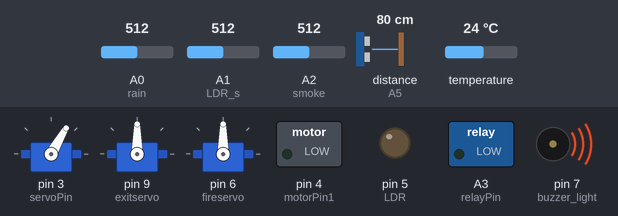
A sketch run on a simulated Arduino Uno, built with avr-gcc and run on an emulated ATmega328P. On the bench: 3 × servo, switched loads named in the sketch (green lamp = pin HIGH), output pins drawn as LEDs (lit = HIGH), buzzer (waves = sounding, pin HIGH). Wiring (inferred from the names in the program): ultrasonic range finder: trigger A4; echo A5. The inputs (shaded band) are chosen by the test bench; at power-on: A0 (rain) = 512, A2 (smoke) = 512, distance to the obstacle (sensor on A5) 80 cm, A1 (LDR_s) = 512, temperature 24 °C. The echo pulse lasts 58.3 µs per cm; pins used as bus, display or sensor lines are not drawn; what the sketch prints to the serial monitor is not drawn.

Above: at 4.2 s.
4.3 s: A0 (rain) set to 884
6.7 s: A0 (rain) set to 913
At 9.4 s:
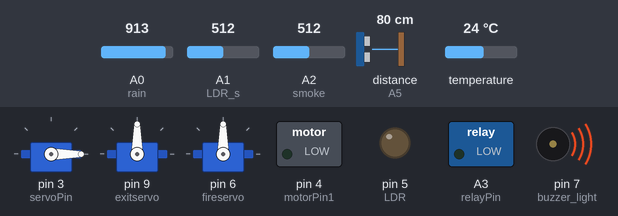
10.6 s: A2 (smoke) set to 137
13.9 s: A2 (smoke) set to 116
At 16.8 s:
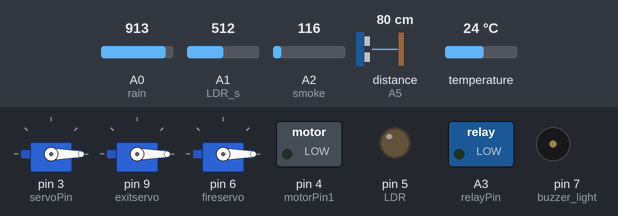
17.7 s: distance to the obstacle (sensor on A5) set to 11 cm
21.0 s: distance to the obstacle (sensor on A5) set to 8 cm
At 23.6 s:
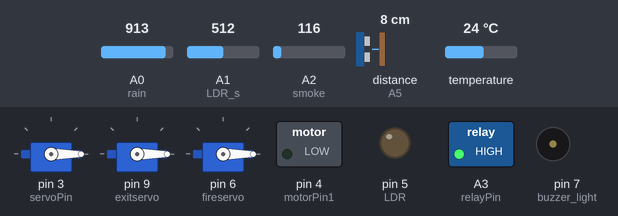
Timing chart, 0 to 25.1 s (numbered marks = the images above; inputs shaded):
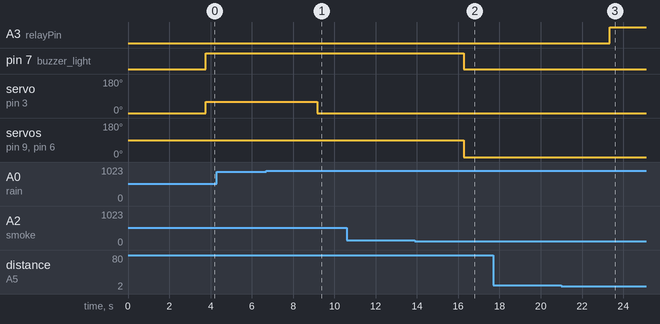

Measured:
- the behaviour switches between 899 and 900 on A0 (rain) (found by bisection; images 0 and 1)
- the behaviour switches between 131 and 130 on A2 (smoke) (found by bisection; images 1 and 2)
- the behaviour switches between 10 and 9 cm on distance to the obstacle (sensor on A5) (found by bisection; images 2 and 3)
- after the input at 4.3 s, every drawn part: stays the same
- after the input at 6.7 s, servo on pin 3 (servoPin): 60° → 0° after 2.5 s
- after the input at 10.6 s, every drawn part: stays the same
- after the input at 13.9 s, pin 7 (buzzer_light): HIGH → LOW after 2.4 s; servo on pin 9 (exitservo), servo on pin 6 (fireservo): 90° → 0° after 2.4 s
- after the input at 17.7 s, every drawn part: stays the same
- after the input at 21.0 s, A3 (relayPin): LOW → HIGH after 2.3 s

The sketch:

For_Main_Cow_House.ino
```cpp
#include <Servo.h>
#include <OneWire.h>
#include <DallasTemperature.h>

#define ONE_WIRE_BUS 2         //temperature
OneWire oneWire(ONE_WIRE_BUS);
DallasTemperature sensors(&oneWire);

int duration = 0;
int distance = 0;
float Celsius = 0;
float smokesensorValue;

int rain =A0;
int LDR_s =A1;
int smoke = A2;
const int relayPin = A3;
const int trigPin = A4;
const int echoPin = A5;
int servoPin = 3;  //shad
const int motorPin1 = 4; //fan
int LDR = 5; //LDR light
int buzzer_light = 7;
Servo myservo,exitservo,fireservo;

void setup() {
  Serial.begin(9600);
  pinMode(servoPin, OUTPUT);
  pinMode(9 , OUTPUT);
  pinMode(6, OUTPUT);
  pinMode(relayPin, OUTPUT);
  pinMode(trigPin, OUTPUT);
  pinMode(motorPin1, OUTPUT);
  pinMode(LDR, OUTPUT);
  pinMode(buzzer_light, OUTPUT);
  pinMode(echoPin, INPUT);
   pinMode(smoke, INPUT);
  myservo.attach(servoPin);
  exitservo.attach(9);
  fireservo.attach(6);
  myservo.write(0); //shade on
  Serial.println(" Sensor's warming up !!!! ");
  delay(3000);

}

void loop() {
    int rainsensorValue = analogRead(rain);
    smokesensorValue = analogRead(smoke);
    digitalWrite(trigPin, LOW);
    delayMicroseconds(5);  // Increase the delay here, e.g., 5 microseconds
    digitalWrite(trigPin, HIGH);
    delayMicroseconds(10);
    digitalWrite(trigPin, LOW);

    duration = pulseIn(echoPin, HIGH);
    distance = duration / 58.2;
    Serial.print("distance:");
    Serial.print(distance);
    Serial.print(" ");

    float LDR_Sensor_Value = analogRead(LDR_s);
    Serial.print("LDR : ");
    Serial.print(LDR_Sensor_Value);
    Serial.print(" ");

    sensors.requestTemperatures();
    Celsius = sensors.getTempCByIndex(0);
    Serial.print(Celsius);
    Serial.print(" C  ");
if (rainsensorValue < 900 || Celsius > 40) {
  myservo.write(60); //shade off
  if (rainsensorValue < 900 ) {
    Serial.print("!!!! Warning Rain detected !!!!");
  }
   else if (Celsius > 40) {
    digitalWrite(motorPin1, HIGH);      //fan on                 //shade off
  }
}
  else {
    myservo.write(0);       //shade on
    digitalWrite(motorPin1, LOW);
  }

 if (distance <= 4 )       //  (turn off pump)
  {
    digitalWrite(relayPin, LOW);
  }
  else if (distance <= 8)     // Water level below (turn on )
  {
    digitalWrite(relayPin, HIGH);
  }
   else                     //turn off
  {
    digitalWrite(relayPin, LOW);
  }


  if(LDR_Sensor_Value>=0 && LDR_Sensor_Value<=30)
  {
      analogWrite(LDR, 253);            //light brightness
  }
     else if(LDR_Sensor_Value<=45)
  {
      analogWrite(LDR, 190);
  }
     else if(LDR_Sensor_Value<=60)
  {
      analogWrite(LDR, 150);
  }
  else if(LDR_Sensor_Value<=75)
  {
      analogWrite(LDR, 110);
  }
   else if(LDR_Sensor_Value<=90)
  {
      analogWrite(LDR, 70);
  }
    else if(LDR_Sensor_Value<=105)
  {
      analogWrite(LDR, 40);
  }
  else {
  analogWrite(LDR, 0);
  }

  if (smokesensorValue > 130) {
    digitalWrite(buzzer_light, HIGH); // Smoke condition
    Serial.print("!!!! Warning smoke detected !!!!");
    exitservo.write(90);
    fireservo.write(90);
   }
   else {
          digitalWrite(buzzer_light, LOW);
          exitservo.write(0);
          fireservo.write(0);
   }
 Serial.print(" smoke value: ");
 Serial.print(smokesensorValue);
 Serial.println();
 delay(1000);
}
```
